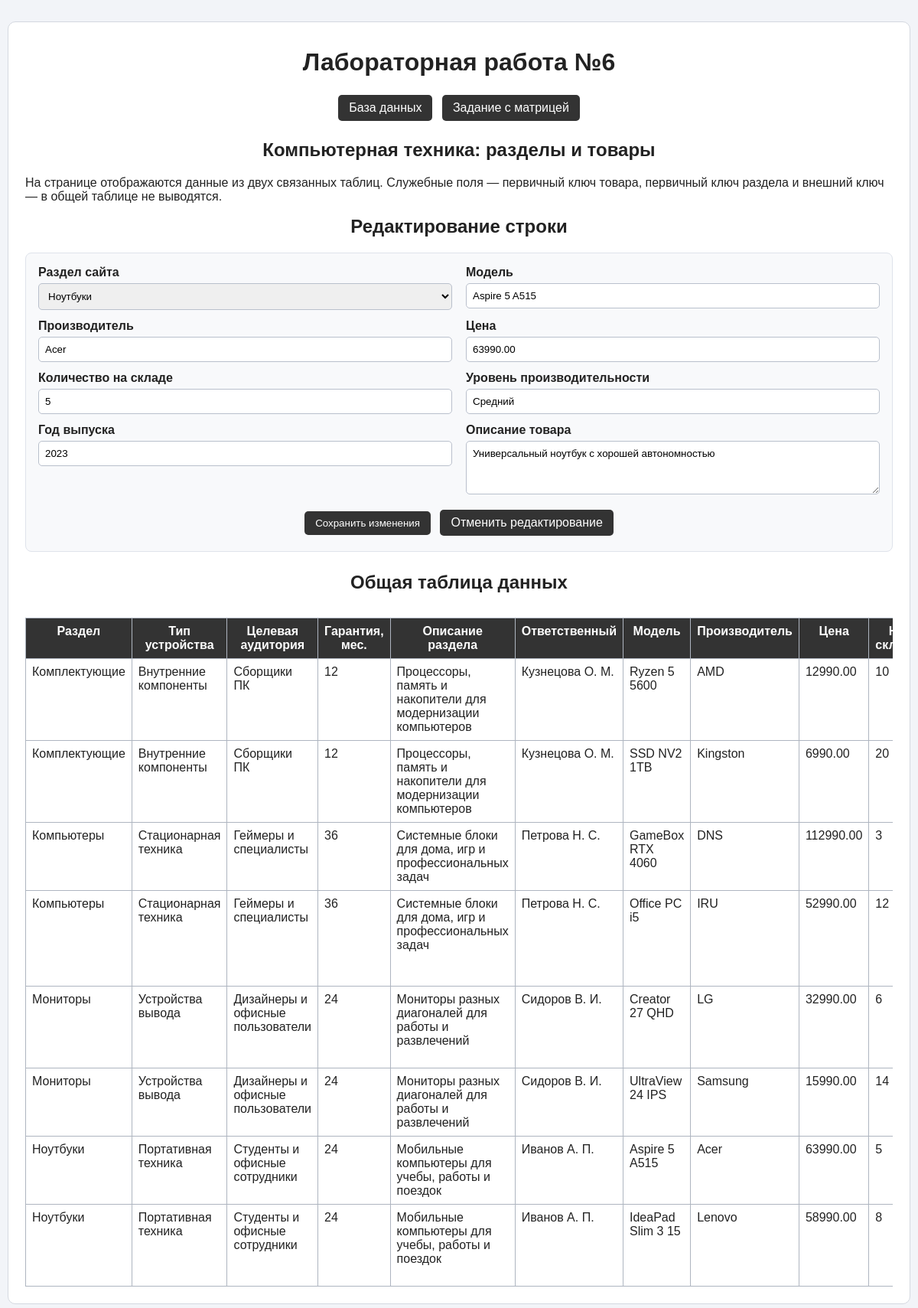
Screenshot of /index.php?action=edit&id=2 with the database file from the repository.
### tables this page shows
CREATE TABLE products (
    product_id INT AUTO_INCREMENT PRIMARY KEY,
    section_id INT NOT NULL,
    model_name VARCHAR(120) NOT NULL,
    manufacturer VARCHAR(80) NOT NULL,
    price DECIMAL(10,2) NOT NULL,
    stock_count INT NOT NULL,
    performance_level VARCHAR(50) NOT NULL,
    release_year YEAR NOT NULL,
    product_description VARCHAR(255) NOT NULL,
    CONSTRAINT fk_products_sections
        FOREIGN KEY (section_id) REFERENCES sections(section_id)
        ON UPDATE CASCADE
        ON DELETE RESTRICT
);

### index.php (the view, shortened to what this page needs)
<?php
require_once 'db.php';
require_once 'functions.php';
$editProduct = null;
if (isset($_GET['action']) && $_GET['action'] === 'edit' && isset($_GET['id'])) {
    $id = (int)$_GET['id'];
    $stmt = mysqli_prepare($link, "SELECT * FROM products WHERE product_id = ?");
    mysqli_stmt_bind_param($stmt, 'i', $id);
    mysqli_stmt_execute($stmt);
    $result = mysqli_stmt_get_result($stmt);
    $editProduct = mysqli_fetch_assoc($result);
}
render_header('Компьютерная техника');
echo "<h2>Компьютерная техника: разделы и товары</h2>\n";
echo "<p>На странице отображаются данные из двух связанных таблиц. Служебные поля — первичный ключ товара, первичный ключ раздела и внешний ключ — в общей таблице не выводятся.</p>\n";
$selectedSection = $editProduct ? (int)$editProduct['section_id'] : 1;
$buttonText = $editProduct ? 'Сохранить изменения' : 'Добавить товар';
printf("<h2>%s</h2>\n", $editProduct ? 'Редактирование строки' : 'Добавление новой строки');
echo "<form class='data-form' method='post' action='index.php'>\n";
echo "<div><label>Раздел сайта</label><select name='section_id'>\n";
$sections = get_sections($link);
while ($section = mysqli_fetch_assoc($sections)) {
    $selected = ((int)$section['section_id'] === $selectedSection) ? 'selected' : '';
    printf(
        "<option value='%d' %s>%s</option>\n",
        $section['section_id'],
        $selected,
        e($section['section_name'])
    );
}
echo "</select></div>\n";
printf("<div><label>Модель</label><input type='text' name='model_name' value='%s'></div>\n", e($editProduct['model_name'] ?? ''));
printf("<div><label>Производитель</label><input type='text' name='manufacturer' value='%s'></div>\n", e($editProduct['manufacturer'] ?? ''));
printf("<div><label>Цена</label><input type='number' step='0.01' name='price' value='%s'></div>\n", e($editProduct['price'] ?? ''));
printf("<div><label>Количество на складе</label><input type='number' name='stock_count' value='%s'></div>\n", e($editProduct['stock_count'] ?? ''));
printf("<div><label>Уровень производительности</label><input type='text' name='performance_level' value='%s'></div>\n", e($editProduct['performance_level'] ?? ''));
printf("<div><label>Год выпуска</label><input type='number' name='release_year' value='%s'></div>\n", e($editProduct['release_year'] ?? ''));
printf("<div><label>Описание товара</label><textarea name='product_description'>%s</textarea></div>\n", e($editProduct['product_description'] ?? ''));
echo "<div class='form-actions'>\n";
printf("<input type='submit' value='%s'>\n", e($buttonText));
if ($editProduct) {
    echo "<a class='button' href='index.php'>Отменить редактирование</a>\n";
}
echo "</div>\n</form>\n";
$sql = "SELECT
            s.section_name,
            s.device_type,
            s.target_user,
            s.warranty_months,
            s.section_description,
            s.manager_name,
            p.product_id,
            p.model_name,
            p.manufacturer,
            p.price,
            p.stock_count,
            p.performance_level,
            p.release_year,
            p.product_description
        FROM products p
        INNER JOIN sections s ON p.section_id = s.section_id
        ORDER BY s.section_name, p.model_name";
$result = mysqli_query($link, $sql);
echo "<h2>Общая таблица данных</h2>\n";
echo "<div class='table-scroll'>\n";
echo "<table>\n";
echo "<tr>\n";
echo "<th>Раздел</th><th>Тип устройства</th><th>Целевая аудитория</th><th>Гарантия, мес.</th><th>Описание раздела</th><th>Ответственный</th>\n";
echo "<th>Модель</th><th>Производитель</th><th>Цена</th><th>На складе</th><th>Уровень</th><th>Год</th><th>Описание товара</th><th>Действия</th>\n";
echo "</tr>\n";
while ($row = mysqli_fetch_assoc($result)) {
    printf(
        "<tr>\n" .
        "<td>%s</td><td>%s</td><td>%s</td><td>%d</td><td>%s</td><td>%s</td>\n" .
        "<td>%s</td><td>%s</td><td>%.2f</td><td>%d</td><td>%s</td><td>%d</td><td>%s</td>\n" .
        "<td class='actions'><a href='index.php?action=edit&id=%d'>Редактировать</a><br><a href='index.php?action=delete&id=%d' onclick=\"return confirm('Удалить строку?')\">Удалить</a></td>\n" .
        "</tr>\n",
        e($row['section_name']),
        e($row['device_type']),
        e($row['target_user']),
        $row['warranty_months'],
        e($row['section_description']),
        e($row['manager_name']),
        e($row['model_name']),
        e($row['manufacturer']),
        $row['price'],
        $row['stock_count'],
        e($row['performance_level']),
        $row['release_year'],
        e($row['product_description']),
        $row['product_id'],
        $row['product_id']
    );
}
echo "</table>\n</div>\n";
render_footer();
?>

### functions.php (shortened to what this page needs)
<?php
function e($value) {
    return htmlspecialchars((string)$value, ENT_QUOTES, 'UTF-8');
}
function render_header($title) {
    echo "<!DOCTYPE html>\n";
    echo "<html lang='ru'>\n<head>\n";
    echo "<link rel='stylesheet' href='style.css'>\n";
    echo "</head>\n<body>\n<div class='wrapper'>\n";
    echo "<h1>Лабораторная работа №6</h1>\n";
    echo "<nav>\n";
    echo "<a href='index.php'>База данных</a>\n";
    echo "<a href='matrix.php'>Задание с матрицей</a>\n";
    echo "</nav>\n";
}
function render_footer() {
    echo "</div>\n</body>\n</html>";
}
function get_sections($link) {
    $sql = "SELECT section_id, section_name FROM sections ORDER BY section_name";
    return mysqli_query($link, $sql);
}
?>

### style.css (style rules this page uses)
* { box-sizing: border-box; }
body { margin: 0; background: #f2f4f8; color: #222222; font-family: Arial, sans-serif; }
.wrapper { max-width: 1180px; margin: 28px auto; padding: 22px; background: #ffffff; border: 1px solid #d4d8e0; border-radius: 10px; }
h1, h2 { text-align: center; margin: 12px 0 20px; }
nav { text-align: center; margin-bottom: 20px; }
nav a, .button, input[type=submit] { display: inline-block; padding: 8px 14px; margin: 4px; background: #333333; color: #ffffff; text-decoration: none; border: 0; border-radius: 5px; cursor: pointer; }
form.data-form { display: grid; grid-template-columns: repeat(2, minmax(240px, 1fr)); gap: 12px 18px; padding: 16px; margin-bottom: 26px; background: #f8f9fb; border: 1px solid #dfe3eb; border-radius: 8px; }
label { display: block; font-weight: bold; margin-bottom: 5px; }
input[type=text], input[type=number], select, textarea { width: 100%; padding: 8px; border: 1px solid #b9c0cc; border-radius: 5px; font-family: Arial, sans-serif; }
textarea { min-height: 70px; resize: vertical; }
.form-actions { grid-column: 1 / -1; text-align: center; }
.table-scroll { overflow-x: auto; }
table { width: 100%; border-collapse: collapse; margin-top: 12px; background: #ffffff; }
th, td { border: 1px solid #aeb5c0; padding: 8px; vertical-align: top; text-align: left; }
th { background: #333333; color: #ffffff; text-align: center; }

### rows the page displays
products: model_name "Aspire 5 A515", manufacturer "Acer", price "63990.00", stock_count "5", performance_level "Средний", release_year "2023", product_description "Универсальный ноутбук с хорошей автономностью"

### other values shown
$editProduct ? 'Редактирование строки' : 'Добавление новой строки' "Редактирование строки"
form field section_id "Ноутбуки"
